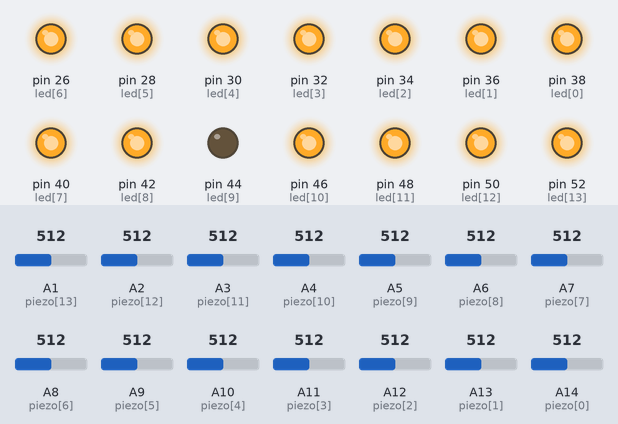
A sketch run on a simulated Arduino Mega 2560, built with avr-gcc and run on an emulated ATmega2560. Parts: output pins drawn as LEDs (lit = HIGH). The test bench sets the inputs (shaded band); at power-on: A13 (piezo[1]) = 512, A1 (piezo[13]) = 512, A2 (piezo[12]) = 512, A3 (piezo[11]) = 512, A4 (piezo[10]) = 512, A5 (piezo[9]) = 512, A6 (piezo[8]) = 512, A7 (piezo[7]) = 512, A8 (piezo[6]) = 512, A9 (piezo[5]) = 512, A10 (piezo[4]) = 512, A11 (piezo[3]) = 512, A12 (piezo[2]) = 512, A14 (piezo[0]) = 512.

Above: at 1.2 s.
1.3 s: A13 (piezo[1]) set to 544
At 2.6 s:
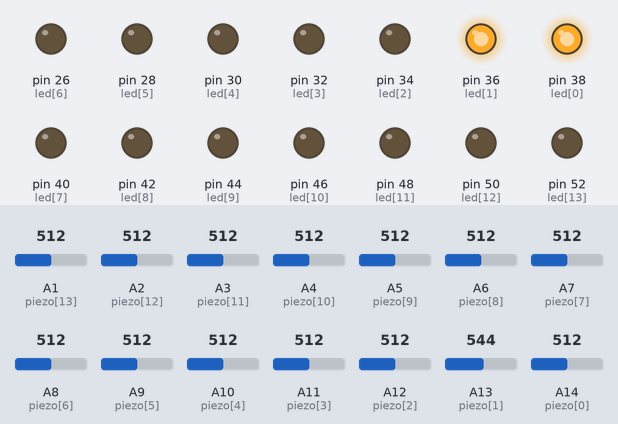
4.3 s: A1 (piezo[13]) set to 540
At 5.19 s:
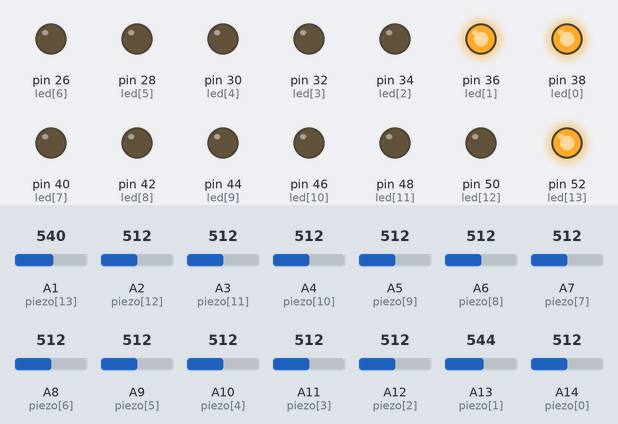
7.3 s: A2 (piezo[12]) set to 540
At 8.2 s:
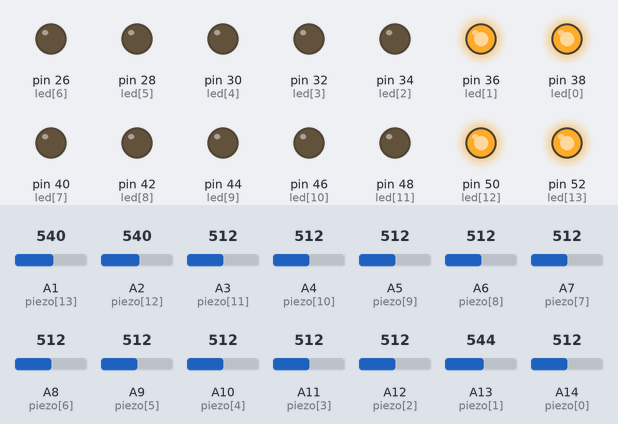
10.3 s: A3 (piezo[11]) set to 716
At 14.9 s:
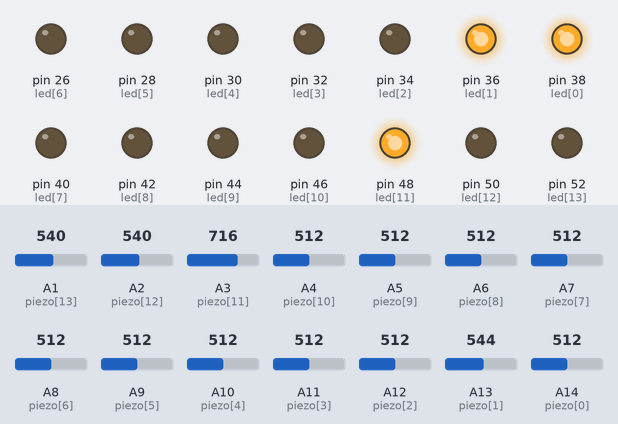
Timing chart, 0 to 16.4 s (numbered marks = the images above; inputs shaded):
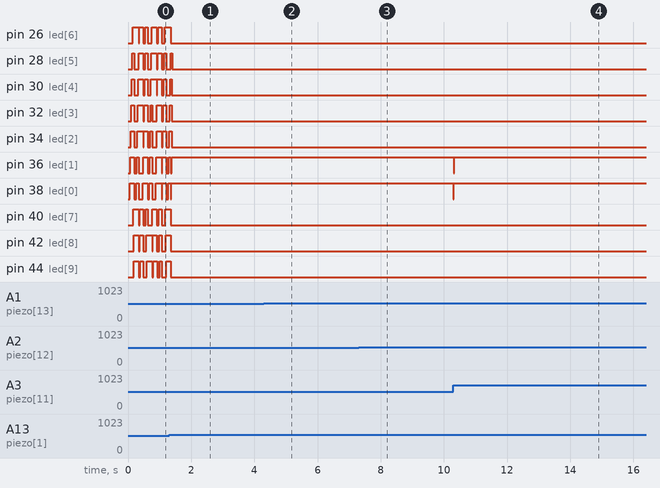

The sketch:

pianolaDUE.ino
```cpp
int led[14] = {38, 36, 34, 32, 30,  28, 26, 40, 42, 44, 46, 48,  50, 52};
int piezo[14] = {A14, A13, A12, A11, A10, A9, A8, A7, A6, A5, A4, A3, A2, A1};
int nota[14] = {1, 2, 3, 4, 5, 6, 7, 1, 2, 3, 4, 5, 6, 7};
int altezza;
long tempo[14];

int valore[14], maxVal[14], Max;

bool l[14], s[14];

int tem = 50;

int valMin = 300;   //valore minimo per considerare la nota

void setup() {
  Serial1.begin(9600);   //comunicazione tra arduini
  Serial.begin(9600);
  Serial1.setTimeout(30);

  for (int i = 0; i < 14; i++) {
    pinMode(led[i], OUTPUT);
    pinMode(piezo[i], INPUT);
  }
}

void loop() {
  for (int i = 0; i < 14; i++) {
    valore[i] = analogRead(piezo[i]);  //leggi valori piezo

    if (valore[i] > Max) {
      Max = valore[i];
    }

    if (millis() - tempo[i] > tem) {
      if (valore[i] > maxVal[i]) {  //leggere valore max
        maxVal[i] = valore[i];
      } else {
        s[i] = true;
      }

      //ha raggiunto il suo maxVal & circa uguale di valore alla nota più forte di tutte
      if (s[i] and maxVal[i] > valMin and maxVal[i] > Max - 15) {
        if (led[i] < 39) {
          altezza = 4;
        } else {
          altezza = 5;
        }
        playMIDINote(nota[i], maxVal[i]);       //suona nota
        digitalWrite(led[i], HIGH);
        tempo[i] = millis();
        l[i] = true;                            //stato nota (true = suonato)
        s[i] = false;
        maxVal[i] = 0;

      }
    }

    if (millis() - tempo[i] > tem and l[i]) {    //dopo che è stata suonata la nota, spegnila
      digitalWrite(led[i], LOW);
      l[i] = false;
    }
  }
  Max = valMin;
}

void playMIDINote (int note, int vel) {        //invia nota ad arduino
  Serial1.println("1");
  Serial1.println(note);
  Serial1.println(altezza);
  Serial1.println(vel);
}
```

Measured:
- the behaviour switches between 526 and 527 on A13 (piezo[1]) (found by bisection; images 0 and 1)
- the behaviour switches between 529 and 530 on A1 (piezo[13]) (found by bisection; images 1 and 2)
- the behaviour switches between 529 and 530 on A2 (piezo[12]) (found by bisection; images 2 and 3)
- after the input at 1.3 s, pin 26 (led[6]), pin 40 (led[7]), pin 42 (led[8]), pin 44 (led[9]), pin 46 (led[10]), pin 48 (led[11]), pin 50 (led[12]), pin 52 (led[13]): goes on until 1.4 s, then stays LOW
- after the input at 4.3 s, pin 36 (led[1]): stays HIGH (without the input it goes to LOW after 3.0 s); pin 52 (led[13]): LOW → HIGH at once
- after the input at 7.3 s, pin 38 (led[0]): HIGH → LOW after 3.0 s; pin 50 (led[12]): LOW → HIGH at once, then repeats every 0.64 s: LOW 0.01 s, HIGH 0.46 s, LOW 0.01 s, HIGH 0.17 s
- after the input at 10.3 s, pin 36 (led[1]): HIGH → LOW at once, → HIGH 0.01 s later; pin 48 (led[11]): LOW → HIGH at once; pin 52 (led[13]): HIGH → LOW at once
